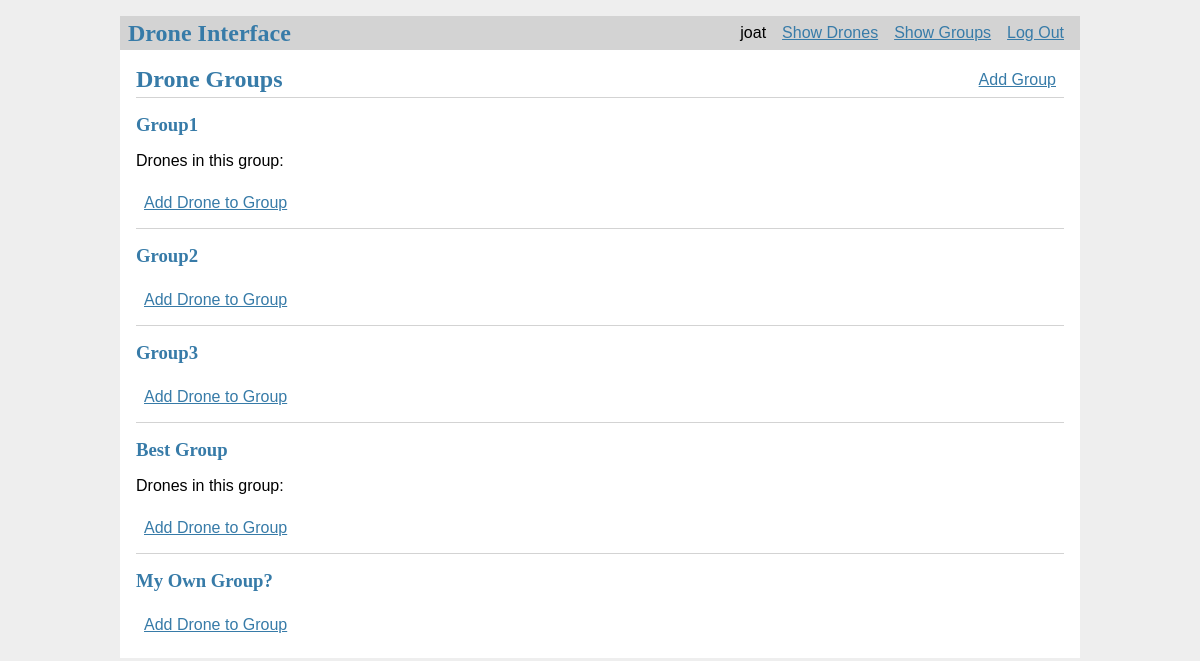
/groups (signed in), run on an earlier commit of the app's database.
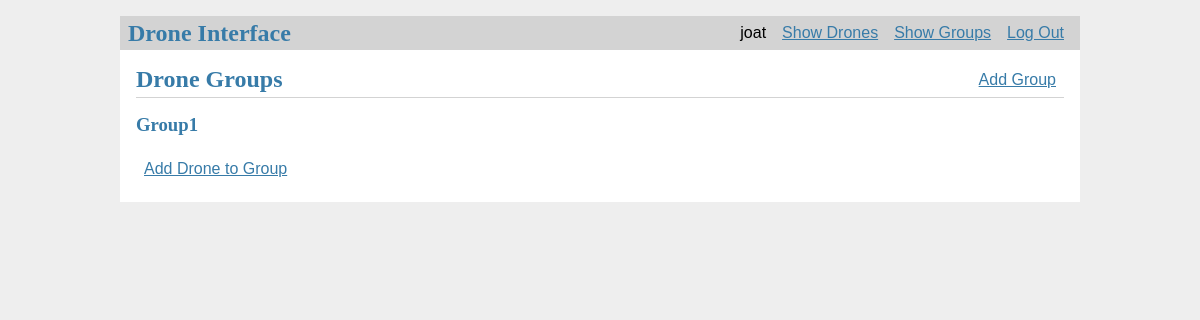
And on a later commit of the database.
### tables this page shows
CREATE TABLE groups (
  id INTEGER PRIMARY KEY AUTOINCREMENT,
  group_name TEXT NOT NULL
);

### flaskr/blog.py (the view)
@bp.route('/groups')
def groups():
    db = get_db()
    drones_in_group_dict = {}
    groups1 = get_group()
    for group in groups1:
        temp_id = group['id']
        drones_in_group = get_drones_from_a_group(temp_id)
        count_row = count_drones_a_group(temp_id)
        for item in count_row:
            if item[0] != 0:
                drones_in_group_dict[temp_id] = item[0]
    return render_template('blog/groups.html', groups=groups1, drones_in_group_dict=drones_in_group_dict,
                           drones_in_group=drones_in_group)

### flaskr/auth.py (called while the page is built)
@bp.before_app_request
def load_logged_in_user():
    user_id = session.get('user_id')
    if user_id is None:
        g.user = None
    else:
        g.user = get_db().execute(
            'SELECT * FROM user WHERE id = ?', (user_id,)
        ).fetchone()

### flaskr/blog.py (called while the page is built)
def get_group():
    group = get_db().execute(
        'SELECT *'
        ' FROM groups'
    ).fetchall()
    if group is None:
        abort(404, f"No Groups doesn't exist.")
    return group

def get_drones_from_a_group(group_id):
    drones = get_db().execute(
        'SELECT *'
        ' FROM drones'
        ' WHERE group_id = ?', (group_id,)
    ).fetchall()
    if drones is None:
        abort(404, f"No Drones in this group.")
    return drones

def count_drones_a_group(group_id):
    drones = get_db().execute(
        'SELECT COUNT (*)'
        ' FROM drones'
        ' WHERE group_id = ?', (group_id,)
    ).fetchall()
    if drones is None:
        abort(404, f"No Drones in this group.")
    return drones

### flaskr/db.py (called while the page is built)
def get_db():
    if 'db' not in g:
        g.db = sqlite3.connect(
            current_app.config['DATABASE'],
            detect_types=sqlite3.PARSE_DECLTYPES
        )
        g.db.row_factory = sqlite3.Row
    return g.db

### flaskr/templates/blog/groups.html (shortened to what this page needs)
{% extends 'base.html' %}
{% block header %}
  <h1>{% block title %}Drone Groups{% endblock %}</h1>
  {% if g.user %}
    <a class="action" href="{{ url_for('auth.register_group') }}">Add Group</a>
  {% endif %}
{% endblock %}
{% block content %}
  {% for group in groups %}
    <article class="group">
      <header>
        <div>
          <h1>{{ group['group_name'] }}</h1>
            {% if group['id'] in drones_in_group_dict.keys() %}
              <p>Drones in this group: </p>
            {% endif %}
            {% if g.user %}
                <a class="action" href="{{ url_for('auth.add_drone_to_group', id=group['id']) }}">Add Drone to Group</a>
            {% endif %}
        </div>
      </header>
    </article>
    {% if not loop.last %}
      <hr>
    {% endif %}
  {% endfor %}
{% endblock %}

What changed in the data, as far as the page shows it:
removed groups: group_name "Group2"
removed groups: group_name "Group3"
removed groups: group_name "Best Group", shows "Drones in this group:"
removed groups: group_name "My Own Group?"
shown differently, row unchanged: groups "Group1": no longer shows "Drones in this group:"
